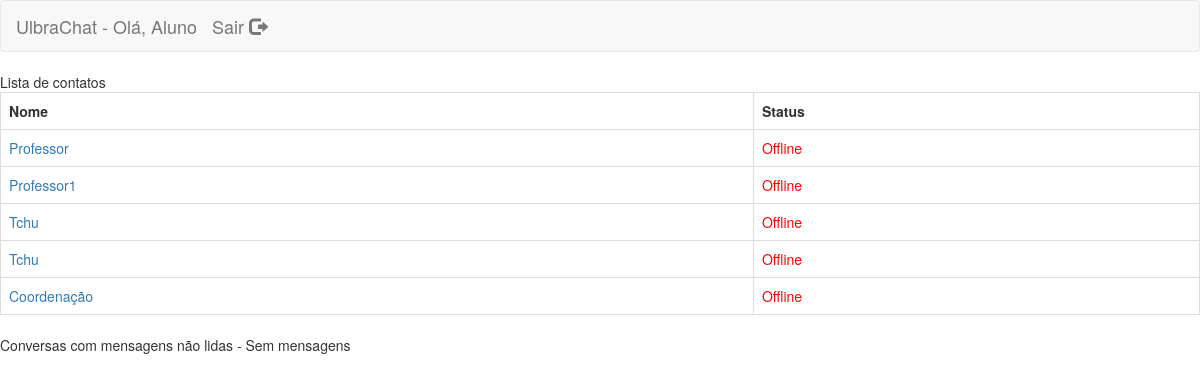
Page /home.php (signed in) on the committed database.
### tables this page shows
CREATE TABLE `usuarios` (
  `id` int(11) NOT NULL,
  `nome` text NOT NULL,
  `senha` text NOT NULL,
  `status` tinyint(1) NOT NULL DEFAULT '0',
  `num_matricula` text NOT NULL,
  `email` text NOT NULL,
  `professor` tinyint(1) NOT NULL DEFAULT '0',
  `coord` tinyint(1) NOT NULL DEFAULT '0'
);

### home.php (the view, shortened to what this page needs)
<?php
	$con = conectar();
    if(isset($_SESSION['id'])){
        $id_login = $_SESSION['id'];
    }else{
        header("Location: index.php");
    }
    mysqli_query($con, "UPDATE `usuarios` SET `status`= 1 WHERE `id` ='$id_login'");
    $q1 = mysqli_query($con, "SELECT * FROM `usuarios` WHERE `id`='$id_login'");
    while($row = mysqli_fetch_assoc($q1)){
        $nome = $row['nome'];
        $professor = $row['professor'];
    }
?>
<!DOCTYPE html>
<html>
    <head>
        <link rel="stylesheet" href="css/bootstrap.min.css">
        <link rel="stylesheet" type="text/css" href="css/style.css">
    </head>
    <body>
        <nav class="navbar navbar-default">
            <div class="container-fluid">
                <div class="navbar-header">
                    <a class="navbar-brand" href="http://localhost/projeto_msg/home.php">UlbraChat - Olá, <?php echo $nome; ?></a>
                    <a class="navbar-brand" href="http://localhost/projeto_msg/logout.php">  Sair <span class="glyphicon glyphicon-log-out"></span></a>
                </div>
			</div>
		</nav>
        <div class="show-contacts" id="show-contacts">
            <caption>Lista de contatos</caption>
            <table  class="table table-bordered">
		    <tr>
			    <th scope="col"> Nome</th>
			    <th scope="col"> Status</th>
		    </tr>
            <?php
            if($professor == 0){
                $q = mysqli_query($con, "SELECT * FROM `usuarios` WHERE id!='$id_login' AND `professor` = 1");
                while($row = mysqli_fetch_assoc($q)){
                    $array[] = $row;
                }
                foreach ($array as $row){
                    echo "<tr>";
                    echo "<td><a target='_blank' href='mensageiro.php?id={$row['id']}'>".$row['nome']."</td>";
                    if($row['status']=="1"){
                        echo "<td style='color:green'><b>Online</b></td>";
                    }else{
                        echo "<td style='color:red'>Offline</td>";
                    }
                    echo "</tr>";
                }
            }else if($professor == 1){
                $q = mysqli_query($con, "SELECT * FROM `usuarios` WHERE id!='$id_login' AND `professor` = 0");
                while($row = mysqli_fetch_assoc($q)){
                    $array[] = $row;
                }
                foreach ($array as $row){
                    echo "<tr>";
                    echo "<td><a target='_blank' href='mensageiro.php?id={$row['id']}'>".$row['nome']."</td>";
                    if($row['status']=="1"){
                        echo "<td style='color:green'><b>Online</b></td>";
                    }else{
                        echo "<td style='color:red'>Offline</td>";
                    }
                    echo "</tr>";
                }
            }
        ?>
        </table>
        <caption>Conversas com mensagens não lidas</caption>
		</div>
	</body>
</html>

### rows in the picture
usuarios: nome "Aluno"
usuarios: nome "Professor", status "Offline"
usuarios: nome "Professor1", status "Offline"
usuarios: nome "Tchu", status "Offline"
usuarios: nome "Tchu", status "Offline"
usuarios: nome "Coordenação", status "Offline"
